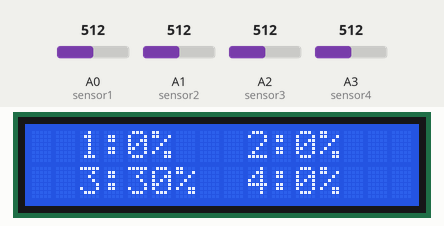
Recording of a sketch running on a simulated Arduino Uno, built with avr-gcc and run on an emulated ATmega328P. Parts: 16×2 character LCD. Inputs (shaded band) come from the test bench; at power-on: A2 (sensor3) = 512, A0 (sensor1) = 512, A1 (sensor2) = 512, A3 (sensor4) = 512.

Above: at 1.2 s.
1.3 s: A2 (sensor3) set to 716
At 5.7 s:
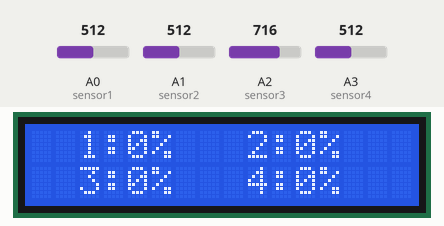
7.3 s: A0 (sensor1) set to 306
At 11.6 s:
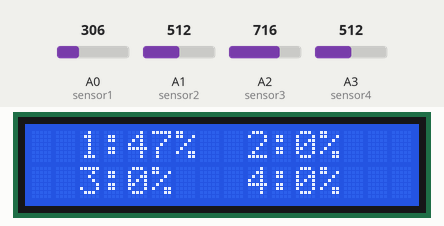
13.3 s: A1 (sensor2) set to 306
At 16.3 s:
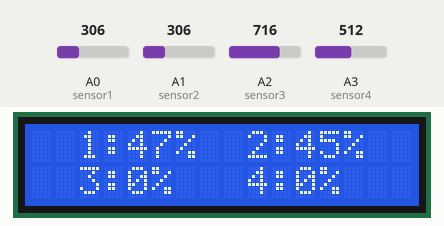
19.3 s: A3 (sensor4) set to 306
At 21.0 s:
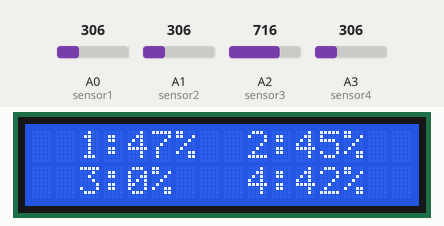
25.3 s: A0 (sensor1) set to 90
At 31.4 s:
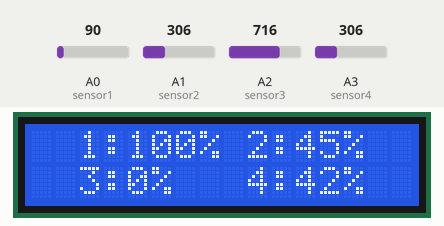
31.7 s: A1 (sensor2) set to 90
At 36.4 s:
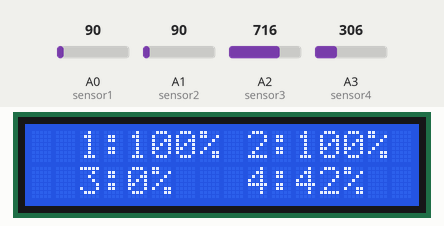
Timing chart, 0 to 37.9 s (numbered marks = the images above; inputs shaded):
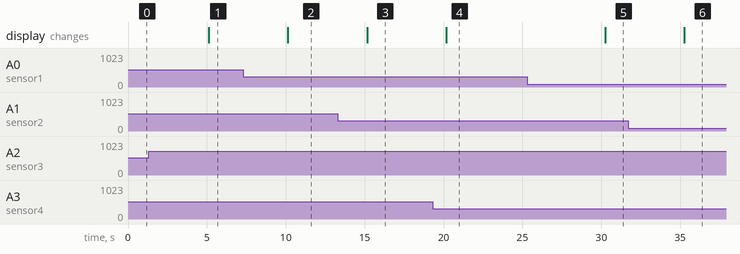

Measured:
- after the input at 1.3 s, the display: changes after 3.8 s (image 1)
- after the input at 7.3 s, the display: changes after 2.8 s (image 2)
- after the input at 13.3 s, the display: changes after 1.9 s (image 3)
- after the input at 19.3 s, the display: changes after 0.88 s (image 4)
- after the input at 25.3 s, the display: changes after 4.9 s (image 5)
- after the input at 31.7 s, the display: changes after 3.6 s (image 6)

The sketch:

multiple.ino
```cpp
/*
* Display 4 soil moisture percentage values on 16x2 LCD with A0-A3 (A4 and A5 are used for SDA and SCL of the LCD)
*/
#include <Wire.h>
#include <LiquidCrystal_I2C.h>

LiquidCrystal_I2C lcd(0x27, 16, 2);

int sensor1 = 0; // A0
int sensor2 = 1; // A1
int sensor3 = 2; // A2
int sensor4 = 3; // A3

// change to the values measured in the air and water
const int AIR_VAL_1 = 447;
const int WATER_VAL_1 = 147;
const int AIR_VAL_2 = 446;
const int WATER_VAL_2 = 140;
const int AIR_VAL_3 = 618;
const int WATER_VAL_3 = 273;
const int AIR_VAL_4 = 436;
const int WATER_VAL_4 = 131;

void setup() {
  Serial.begin(9600);

  setupLcd();
}

void setupLcd() {
  lcd.init();
  lcd.backlight();
}

void loop() {
  lcd.clear();

  // read soil moisture values
  int input1 = analogRead(sensor1);
  int input2 = analogRead(sensor2);
  int input3 = analogRead(sensor3);
  int input4 = analogRead(sensor4);

  char output1[5];
  sprintf(output1, "1:%d%%", getPercentage(input1, AIR_VAL_1, WATER_VAL_1));
  lcd.setCursor(2, 0);
  lcd.print(output1);

  char output2[5];
  sprintf(output2, "2:%d%%", getPercentage(input2, AIR_VAL_2, WATER_VAL_2));
  lcd.setCursor(9, 0);
  lcd.print(output2);

  char output3[5];
  sprintf(output3, "3:%d%%", getPercentage(input3, AIR_VAL_3, WATER_VAL_3));
  lcd.setCursor(2, 1);
  lcd.print(output3);

  char output4[5];
  sprintf(output4, "4:%d%%", getPercentage(input4, AIR_VAL_4, WATER_VAL_4));
  lcd.setCursor(9, 1);
  lcd.print(output4);

  delay(5000);
}

int getPercentage(int value, int maxVal, int minVal) {
  int percentage = map(value, maxVal, minVal, 0, 100);
  if (percentage < 0) percentage = 0;
  if (percentage > 100) percentage = 100;
  return percentage;
}
```
